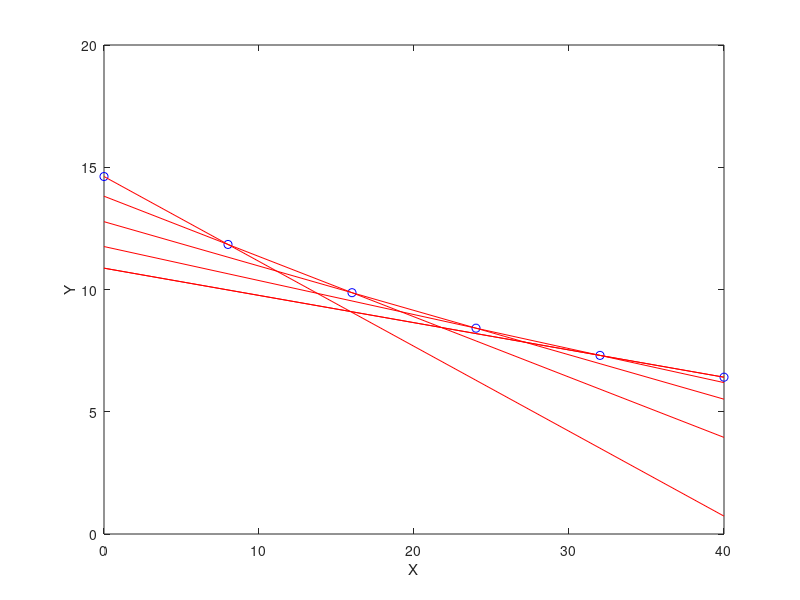

The MATLAB script that drew this image:
x = [0 8 16 24 32 40];
y = [14.621 11.843 9.87 8.418 7.305 6.413];

  
u = linspace(x(1),x(end),6)';

[k,k] = histc(u,x);
 
 
n = length(x);
k(k == n) = n - 1;
t = (u - x(k))./(x(k+1) - x(k));
yu = (1-t).*y(k) + t.*y(k+1);

plot(x,y,'bo',u,yu,'r-')
xlabel X
ylabel Y